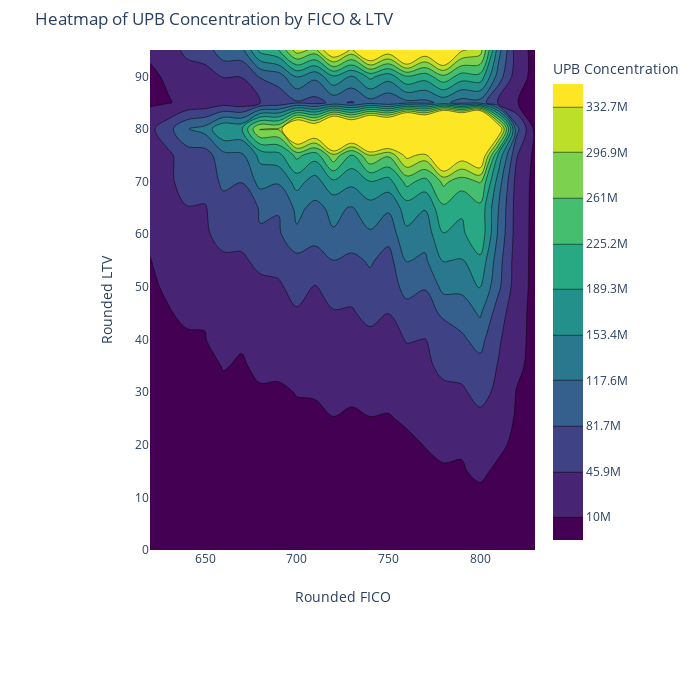

Notebook source saved alongside this figure:
### Code cell
# output the interactive figure in the notebook
iplot(heatmap_ltv_fico_upb_conct_fig)

### Figure 1 — Plotly figure (JSON) as saved in the notebook; plotly's stock layout.template omitted (floating-point values rounded to 4 significant figures; data arrays with more than 128 entries replaced by an {"elided": "..."} marker saying what was removed)
{"data": [{"colorbar": {"title": {"text": "UPB Concentration"}}, "colorscale": [[0, "#440154"], [0.1111, "#482878"], [0.2222, "#3e4989"], [0.3333, "#31688e"], [0.4444, "#26828e"], [0.5556, "#1f9e89"], [0.6667, "#35b779"], [0.7778, "#6ece58"], [0.8889, "#b5de2b"], [1, "#fde725"]], "contours": {"end": 358600000.0, "size": 35860000.0, "start": 10000000}, "type": "contour", "x": {"elided": "397 int values"}, "y": {"elided": "397 int values"}, "z": {"elided": "397 int values"}}], "layout": {"autosize": false, "height": 700, "margin": {"b": 150, "l": 150, "r": 50, "t": 50}, "title": {"text": "Heatmap of UPB Concentration by FICO & LTV"}, "width": 700, "xaxis": {"autorange": true, "range": [620, 830], "title": {"text": "Rounded FICO"}, "type": "linear"}, "yaxis": {"autorange": true, "range": [0, 95], "title": {"text": "Rounded LTV"}, "type": "linear"}}}
